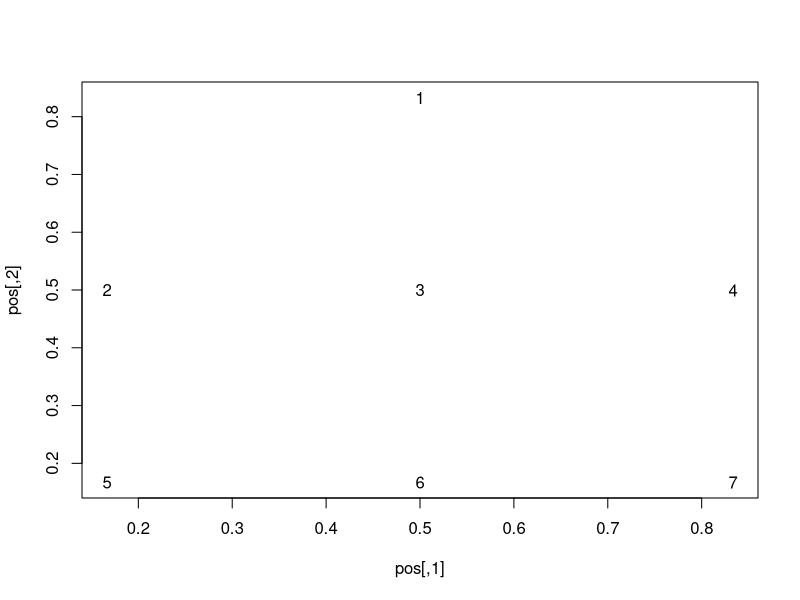
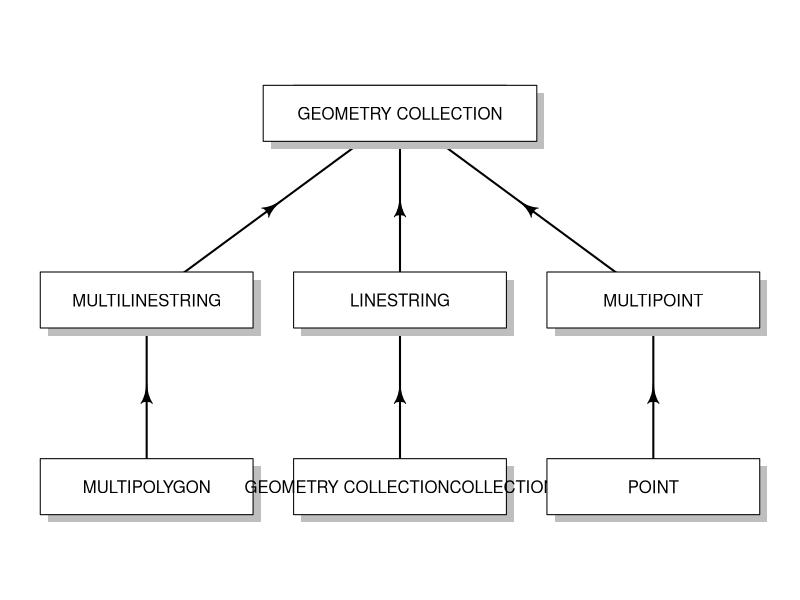

Write the R code that produced these figures, in order.
# Aim: create diagram representing sf classes
library(sf)
library(diagram)
sf_classes = getClasses(where = asNamespace("sf"))
n = sf_classes[grepl(pattern = "sfc_", sf_classes)]
n = gsub(pattern = "sfc_", replacement = "", n)
n = gsub(pattern = "GEOMETRY", replacement = "GEOMETRY COLLECTION", n)
n = sort(n)[c(1, 4, 3, 5, 6, 2, 7)]

# see https://davetang.org/muse/2017/03/31/creating-flowchart-using-r/
library(diagram)
openplotmat()
pos <- coordinates(c(1, 3, 3))
plot(pos, type = 'n')
text(pos)
par(mar = rep(1, 4))
openplotmat()
straightarrow(from = pos[5, ], to = pos[2, ])
straightarrow(from = pos[6, ], to = pos[3, ])
straightarrow(from = pos[7, ], to = pos[4, ])
straightarrow(from = pos[2, ], to = pos[1, ])
straightarrow(from = pos[3, ], to = pos[1, ])
straightarrow(from = pos[4, ], to = pos[1, ])
for(i in seq_along(n))
  textrect(mid = pos[i,], radx = 0.14, rady = 0.05, lab = n[i])
i = 1
textrect(mid = pos[i,], radx = 0.18, rady = 0.05, lab = n[i])


# attempt with DiagrammR
# nodes = create_node_df(n = length(n), label = n, shape = "rectangle", width = 3, )
# graph_attrs <- c("layout = circo",
#                  "overlap = false",
#                  "fixedsize = true",
#                  "ranksep = 3",
#                  "outputorder = edgesfirst")
# edges = create_edge_df(from = c(1, 2, 3, 4, 5, 6),
#                        to = c(4, 5, 6, 7, 7, 7))
# g = create_graph(nodes_df = nodes, edges_df = edges)
# 
# render_graph(g, layout = "forceDirected")
# export_graph(g,file_name = "f.gexf", file_type = "gexf")
